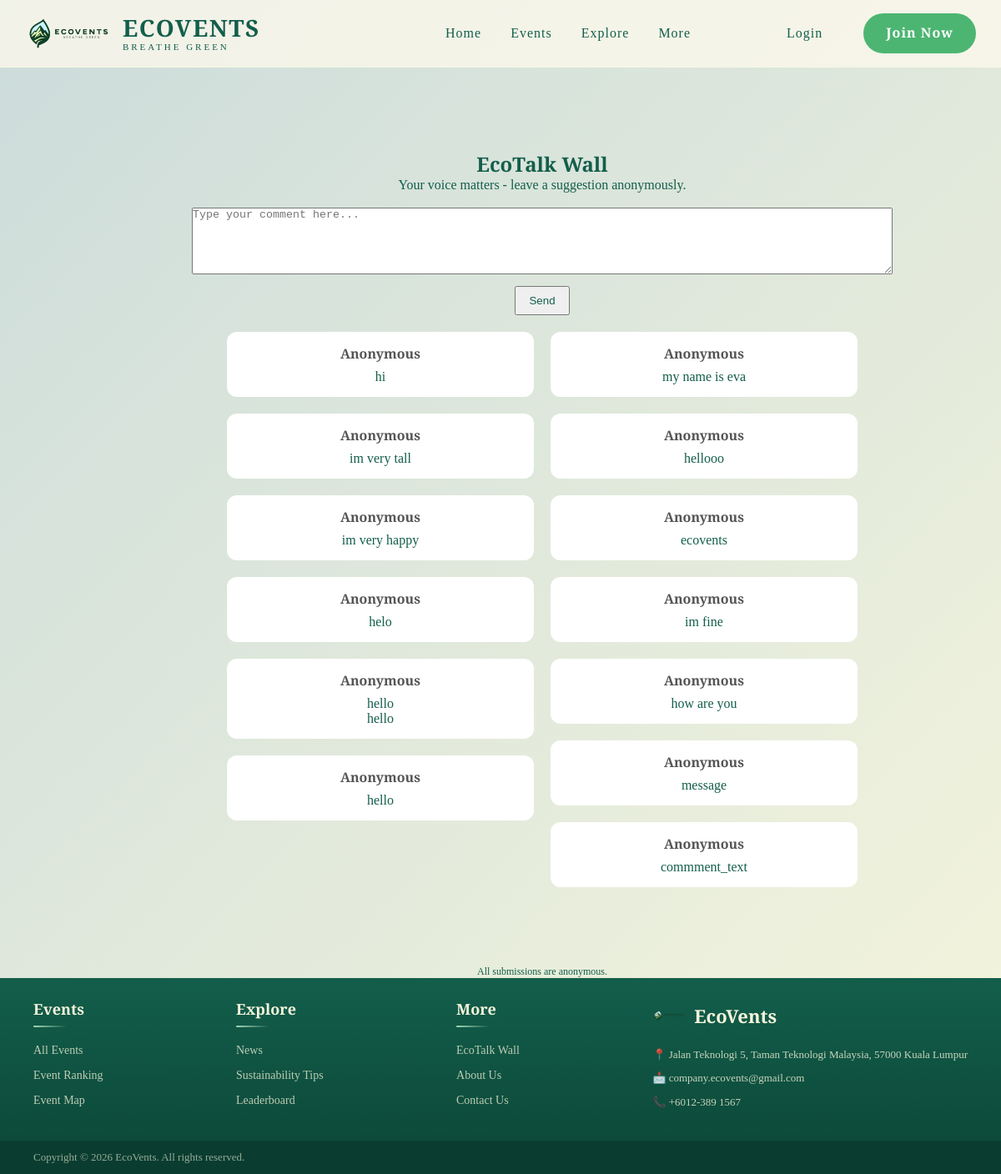
The app's page /ecoTalkWall.php with its own data.
### tables this page shows
CREATE TABLE `anonymous_wall` (
  `comment_id` int(21) NOT NULL,
  `comment_text` text NOT NULL,
  `created_at` timestamp NOT NULL DEFAULT current_timestamp() ON UPDATE current_timestamp()
);

### ecoTalkWall.php (the view, shortened to what this page needs)
<?php
include "connect.php";
$sql = "SELECT * FROM anonymous_wall ORDER BY created_at DESC";
$result = mysqli_query($dbConn, $sql);
?>
<!DOCTYPE html>
<html lang="en">
<head>
<link rel="stylesheet" href="homepage.css">
</head>
<body>
<?php include 'guestNavigation.php';?>
<section class="ecotalk-section">
    <center>
    <div class="ecotalk-container">
        <h1 class="ecotalk-title">EcoTalk Wall</h1>
        <p>Your voice matters - leave a suggestion anonymously.</p>
    </div><br>
    <div>
        <form method="post" action="addComment.php">
            <textarea name="message" id="message" placeholder="Type your comment here..." required="requierd"></textarea>
            <br>
            <button type="submit">Send</button>
        </form>
    </div>
    <div class="wall-container">
    <?php
    while($row = mysqli_fetch_assoc($result)){
    ?>
        <div class="comment-box">
            <div class="anonymous">Anonymous</div>
            <div><?php echo nl2br($row['comment_text']); ?></div>
        </div>
    <?php } ?>
    </div>
    <br><br><br>
    <p style="text-align:center; font-size:12px;">
    All submissions are anonymous.
    </p>
    </center>
</section>
<?php include 'guestFooter.php';?>
</body>
</html>

### homepage.css (style rules this page uses)
* { margin: 0; padding: 0; box-sizing: border-box; }
a, button { color: inherit; text-decoration: none; }
:root { --primary-green: #135E4B; --secondary-green: #4CB572; --light-green: #A1D8B5; --lightest-green: #CCDCDB; --cream: #F5F5DC; --transition: all 0.6s cubic-bezier(0.22, 1, 0.36, 1); }
body { font-family: 'Playfair Display', serif; background: linear-gradient(135deg, var(--lightest-green), var(--cream)); color: var(--primary-green); overflow-x: hidden; position: relative; padding-top: 80px; }
.ecotalk-section { margin-top: 100px; margin-left: 230px; width: 70%; }

### ecoTalkWall.php (style rules this page uses)
.wall-container { width: 90%; margin: 20px auto; column-count: 2; column-gap: 20px; }
.comment-box { background: white; padding: 15px; border-radius: 12px; margin-bottom: 20px; display: inline-block; width: 100%; }
.anonymous { font-weight: bold; color: #555; margin-bottom: 8px; }
textarea { width: 100%; height: 80px; }
button { margin-top: 10px; padding: 8px 15px; }

### records on screen
anonymous_wall: comment_text "hi"
anonymous_wall: comment_text "im very tall"
anonymous_wall: comment_text "im very happy"
anonymous_wall: comment_text "helo"
anonymous_wall: comment_text "hello hello"
anonymous_wall: comment_text "hello"
anonymous_wall: comment_text "my name is eva"
anonymous_wall: comment_text "hellooo"
anonymous_wall: comment_text "ecovents"
anonymous_wall: comment_text "im fine"
anonymous_wall: comment_text "how are you"
anonymous_wall: comment_text "message"
anonymous_wall: comment_text "commment_text"
